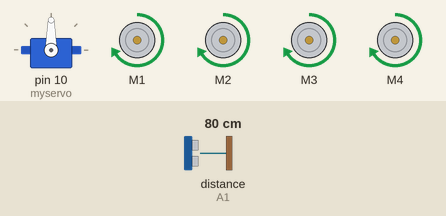
Simulated run of this sketch. Board: Arduino Uno, built with avr-gcc and run on an emulated ATmega328P. Shown: servo, 4 × DC motor (green arrow = forward, orange = backward, longer = faster). The inputs (shaded band) are chosen by the test bench; at power-on: distance to the obstacle (sensor on A1) 80 cm. The echo pulse lasts 58.3 µs per cm.

Above: at 2.2 s.
2.3 s: distance to the obstacle (sensor on A1) set to 32 cm
5.8 s: distance to the obstacle (sensor on A1) set to 26 cm
At 8.9 s:
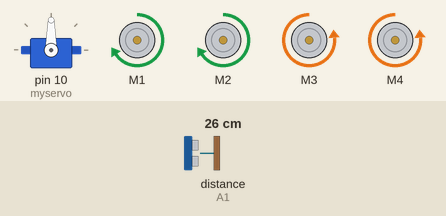
10.2 s: distance to the obstacle (sensor on A1) set to 60 cm
At 11.29 s:
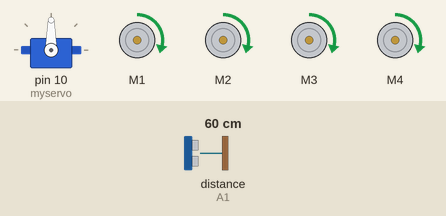
13.7 s: distance to the obstacle (sensor on A1) set to 2 cm
At 16.7 s:
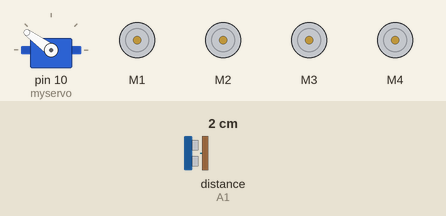
18.1 s: distance to the obstacle (sensor on A1) set to 35 cm
At 19.18 s:
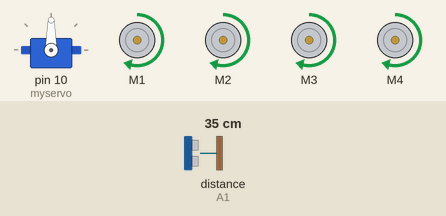
Timing chart, 0 to 23.5 s (numbered marks = the images above; inputs shaded):
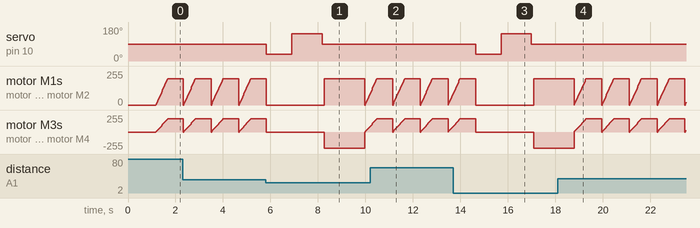

Measured:
- the behaviour switches between 30 and 29 cm on distance to the obstacle (sensor on A1) (found by bisection; images 0 and 1)
- after the input at 5.8 s, servo on pin 10 (myservo): 90° → 36° at once, → 144° 1.1 s later, → 90° 1.3 s later
- after the input at 10.2 s, servo on pin 10 (myservo): stays 90° (without the input it goes to 36° after 0.94 s)
- after the input at 13.7 s, servo on pin 10 (myservo): 90° → 36° after 0.94 s, → 144° 1.1 s later, → 90° 1.3 s later
- after the input at 18.1 s, servo on pin 10 (myservo): stays 90° (without the input it goes to 36° after 1.8 s)
- by itself, motor M1–4: ramps from stopped to forward 198/255 and jumps back, once every 1.2 s

The sketch:

MIST_Obstacle_Avoiding_Robot_Code.ino
```cpp
#include <AFMotor.h>      //add Adafruit Motor Shield library
#include <Servo.h>        //add Servo Motor library
#include <NewPing.h>      //add Ultrasonic sensor library

#define TRIG_PIN A0 // Pin A0 on the Motor Drive Shield soldered to the ultrasonic sensor
#define ECHO_PIN A1 // Pin A1 on the Motor Drive Shield soldered to the ultrasonic sensor
#define MAX_DISTANCE 300 // sets maximum useable sensor measuring distance to 300cm
#define MAX_SPEED 200 // sets speed of DC traction motors to 150/250 or about 70% of full speed - to get power drain down.
#define MAX_SPEED_OFFSET 40 // this sets offset to allow for differences between the two DC traction motors
#define COLL_DIST 30 // sets distance at which robot stops and reverses to 30cm
#define TURN_DIST COLL_DIST+20 // sets distance at which robot veers away from object
NewPing sonar(TRIG_PIN, ECHO_PIN, MAX_DISTANCE); // sets up sensor library to use the correct pins to measure distance.

AF_DCMotor leftMotor1(1, MOTOR12_1KHZ); // create motor #1 using M1 output on Motor Drive Shield, set to 1kHz PWM frequency
AF_DCMotor leftMotor2(2, MOTOR12_1KHZ); // create motor #2, using M2 output, set to 1kHz PWM frequency
AF_DCMotor rightMotor1(3, MOTOR34_1KHZ);// create motor #3, using M3 output, set to 1kHz PWM frequency
AF_DCMotor rightMotor2(4, MOTOR34_1KHZ);// create motor #4, using M4 output, set to 1kHz PWM frequency
Servo myservo;  // create servo object to control a servo

int leftDistance, rightDistance; //distances on either side
int curDist = 0;
String motorSet = "";
int speedSet = 0;

//-------------------------------------------- SETUP LOOP ----------------------------------------------------------------------------
void setup() {
  myservo.attach(10);  // attaches the servo on pin 10 (SERVO_1 on the Motor Drive Shield to the servo object
  myservo.write(90); // tells the servo to position at 90-degrees ie. facing forward.
  delay(1000); // delay for one seconds
 }
//------------------------------------------------------------------------------------------------------------------------------------

//---------------------------------------------MAIN LOOP ------------------------------------------------------------------------------
void loop() {
  myservo.write(90);  // move eyes forward
  delay(90);
  curDist = readPing();   // read distance
  if (curDist < COLL_DIST) {changePath();}  // if forward is blocked change direction
  moveForward();  // move forward
  delay(500);
 }
//-------------------------------------------------------------------------------------------------------------------------------------

void changePath() {
  moveStop();   // stop forward movement
  myservo.write(36);  // check distance to the right
    delay(500);
    rightDistance = readPing(); //set right distance
    delay(500);
    myservo.write(144);  // check distace to the left
    delay(700);
    leftDistance = readPing(); //set left distance
    delay(500);
    myservo.write(90); //return to center
    delay(100);
    compareDistance();
  }


void compareDistance()   // find the longest distance
{
  if (leftDistance>rightDistance) //if left is less obstructed
  {
    turnLeft();
  }
  else if (rightDistance>leftDistance) //if right is less obstructed
  {
    turnRight();
  }
   else //if they are equally obstructed
  {
    turnAround();
  }
}


//-------------------------------------------------------------------------------------------------------------------------------------

int readPing() { // read the ultrasonic sensor distance
  delay(70);
  unsigned int uS = sonar.ping();
  int cm = uS/US_ROUNDTRIP_CM;
  return cm;
}
//-------------------------------------------------------------------------------------------------------------------------------------
void moveStop() {leftMotor1.run(RELEASE); leftMotor2.run(RELEASE); rightMotor1.run(RELEASE); rightMotor2.run(RELEASE);}  // stop the motors.
//-------------------------------------------------------------------------------------------------------------------------------------
void moveForward() {
    motorSet = "FORWARD";
    leftMotor1.run(FORWARD);      // turn it on going forward
    leftMotor2.run(FORWARD);      // turn it on going forward
    rightMotor1.run(FORWARD);     // turn it on going forward
    rightMotor2.run(FORWARD);     // turn it on going forward
  for (speedSet = 0; speedSet < MAX_SPEED; speedSet +=2) // slowly bring the speed up to avoid loading down the batteries too quickly
  {
    leftMotor1.setSpeed(speedSet);
    leftMotor2.setSpeed(speedSet);
    rightMotor1.setSpeed(speedSet);
    rightMotor2.setSpeed(speedSet);
    delay(5);
  }
}
//-------------------------------------------------------------------------------------------------------------------------------------
void moveBackward() {
    motorSet = "BACKWARD";
    leftMotor1.run(BACKWARD);     // turn it on going backward
    leftMotor2.run(BACKWARD);     // turn it on going backward
    rightMotor1.run(BACKWARD);    // turn it on going backward
    rightMotor2.run(BACKWARD);    // turn it on going backward
  for (speedSet = 0; speedSet < MAX_SPEED; speedSet +=2) // slowly bring the speed up to avoid loading down the batteries too quickly
  {
    leftMotor1.setSpeed(speedSet);
    leftMotor2.setSpeed(speedSet);
    rightMotor1.setSpeed(speedSet);
    rightMotor2.setSpeed(speedSet);
    delay(5);
  }
}
//-------------------------------------------------------------------------------------------------------------------------------------
void turnRight() {
  motorSet = "RIGHT";
  leftMotor1.run(FORWARD);      // turn motor 1 forward
  leftMotor2.run(FORWARD);      // turn motor 2 forward
  rightMotor1.run(BACKWARD);    // turn motor 3 backward
  rightMotor2.run(BACKWARD);    // turn motor 4 backward
  rightMotor1.setSpeed(speedSet+MAX_SPEED_OFFSET);
  rightMotor2.setSpeed(speedSet+MAX_SPEED_OFFSET);
  delay(1500); // run motors this way for 1500
  motorSet = "FORWARD";
  leftMotor1.run(FORWARD);      // set both motors back to forward
  leftMotor2.run(FORWARD);
  rightMotor1.run(FORWARD);
  rightMotor2.run(FORWARD);
}
//-------------------------------------------------------------------------------------------------------------------------------------
void turnLeft() {
  motorSet = "LEFT";
  leftMotor1.run(BACKWARD);      // turn motor 1 backward
  leftMotor2.run(BACKWARD);      // turn motor 2 backward
  leftMotor1.setSpeed(speedSet+MAX_SPEED_OFFSET);
  leftMotor2.setSpeed(speedSet+MAX_SPEED_OFFSET);
  rightMotor1.run(FORWARD);     // turn motor 3 forward
  rightMotor2.run(FORWARD);     // turn motor 4 forward
  delay(1500); // run motors this way for 1500
  motorSet = "FORWARD";
  leftMotor1.run(FORWARD);      // turn it on going forward
  leftMotor2.run(FORWARD);      // turn it on going forward
  rightMotor1.run(FORWARD);     // turn it on going forward
  rightMotor2.run(FORWARD);     // turn it on going forward
}
//-------------------------------------------------------------------------------------------------------------------------------------
void turnAround() {
  motorSet = "RIGHT";
  leftMotor1.run(FORWARD);      // turn motor 1 forward
  leftMotor2.run(FORWARD);      // turn motor 2 forward
  rightMotor1.run(BACKWARD);    // turn motor 3 backward
  rightMotor2.run(BACKWARD);    // turn motor 4 backward
  rightMotor1.setSpeed(speedSet+MAX_SPEED_OFFSET);
  rightMotor2.setSpeed(speedSet+MAX_SPEED_OFFSET);
  delay(1700); // run motors this way for 1700
  motorSet = "FORWARD";
  leftMotor1.run(FORWARD);      // set both motors back to forward
  leftMotor2.run(FORWARD);
  rightMotor1.run(FORWARD);
  rightMotor2.run(FORWARD);
}
```
